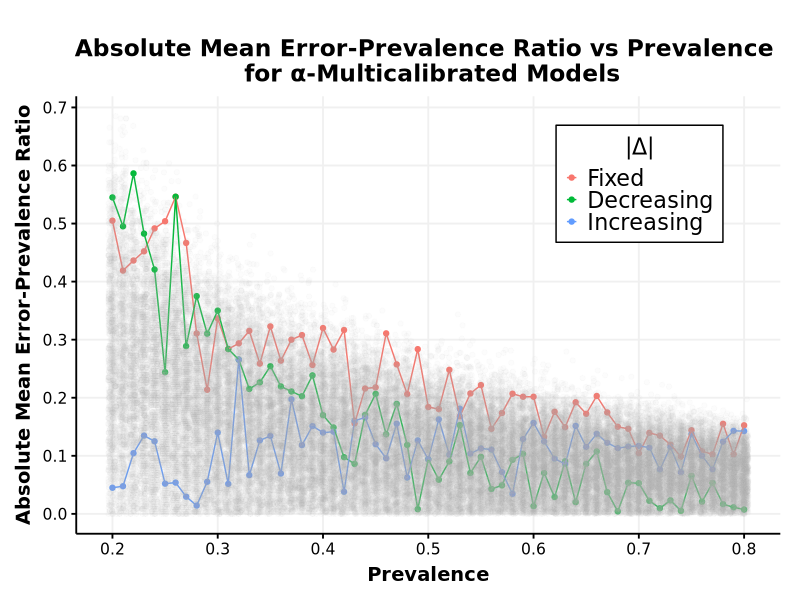
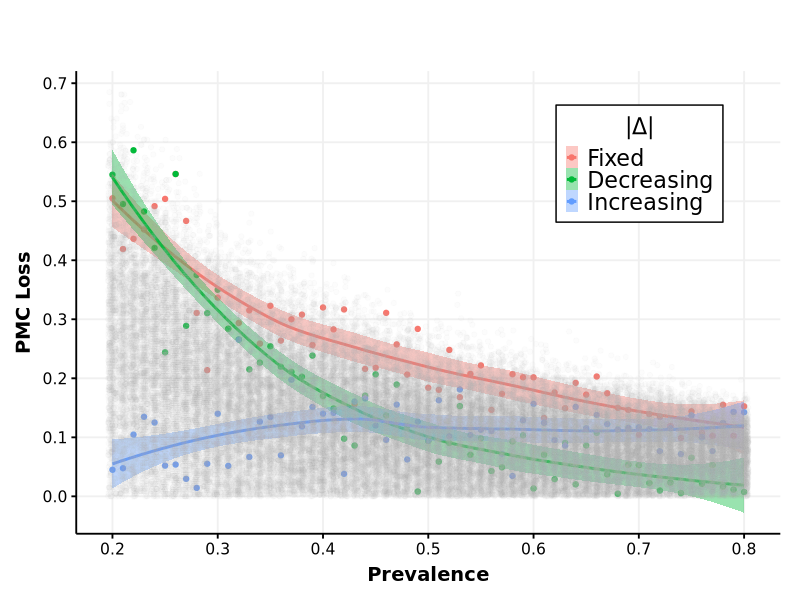

These charts were generated, in order, by the following R code:
#simulation goal, show proportional multicalibration of multicalibrated odds
set.seed(12393)
library(ggplot2)
library(tidyverse)
amc<-0.1 #alpha multicalibratoin
P_g<-seq(0.2,0.8,0.01) #
n_g<-length(P_g)
nsim=1000 #number of simulations
N=1000 #number of observations per group
R<-data.frame(matrix(data=rep(NA,n_g*nsim),nrow=n_g,ncol=nsim))#matrix for storing the the model predicted probability for each group for each sim
AME<-R #matrix for storing the absolute mean error per group for each simulation
P<-R
#below are vectors for plotting 
AME_long<-c()
R_long<-c()
P_long<-c()
for( i in 1:nsim){
  delta_sim<-rep(NA,n_g)#difference between prevalence and model prediction per group
  index<-sample(1:n_g,size=1,replace=T) #randomly sampling which group fixes the alpha-multicalibration constrain
  delta_sim[index]<-sample(c(-1,1),size=1,replace=T)*amc 
  delta_sim[which(is.na(delta_sim))]<-sample(c(-1,1),size=n_g-1,replace=T)*runif(n=n_g-1,min=0.01,max =amc) #randomly sampling the delta for the remaining groups from uniform distribution 
  r_g_sim<-P_g-delta_sim #calculating the model prediction per group
  R[,i]<-r_g_sim #storing the model prediciton per group
  R_long<-c(R_long,r_g_sim) 
  P[,i]<-P_g
  P_long<-c(P_long,P_g)
  for(j in 1:length(r_g_sim)){ #iterating through each group
    Y<-rbinom(n=N,size=1,prob=P_g[j]) #drawing the true outcomes for group j
    Y_star<-rbinom(n=N,size=1,prob=r_g_sim[j]) #drawing the predicted outcomes for group j
    AME[j,i]<-abs(mean(Y_star-Y)) #calculating absolute mean standard error for group j and storing
    AME_long<-c(AME_long,abs(mean(Y_star-Y)))
  }
}
PMC_long<-AME_long/P_long

#specific scenarios
#scenario1=abs(delta) is the same for all, 0.1, randomly positive or negative
#scenario2, abs(delta) is descending 0.1 to 0.01 while prevalence is ascending, randomly positive or negative 
#scenario3, abs(delta) is ascending (0.1 to 0.01) while prevalance is ascending
delta1=sample(c(-1,1),size=length(P_g),replace=T)*0.1
delta2<-sample(c(-1,1),size=length(P_g),replace=T)*seq(0.1,0.01,length.out=length(P_g))
delta3<-sample(c(-1,1),size=length(P_g),replace=T)*seq(0.01,0.1,length.out=length(P_g))

R_g1=P_g-delta1
R_g2=P_g-delta2
R_g3=P_g-delta3
parameters<-data.frame(P_g,R_g1,delta1,R_g2,delta2,R_g3,delta3)
alpha_calibration1<-max(abs(parameters$delta1));alpha_calibration1
alpha_calibration2<-max(abs(parameters$delta2));alpha_calibration2
alpha_calibration3<-max(abs(parameters$delta3));alpha_calibration3

truth<-data.frame(matrix(NA,N,length(P_g)))
predicted1<-truth
predicted2<-truth
predicted3<-truth
for(i in 1:ncol(truth)){
  truth[,i]<-rbinom(n=N,size=1,prob=parameters$P_g[i])
  predicted1[,i]<-rbinom(n=N,size=1,prob=parameters$R_g1[i])
  predicted2[,i]<-rbinom(n=N,size=1,prob=parameters$R_g2[i])
  predicted3[,i]<-rbinom(n=N,size=1,prob=parameters$R_g3[i])
}

results<-parameters
results$scenario1<-abs(apply(predicted1-truth,2,mean))
results$scenario2<-abs(apply(predicted2-truth,2,mean))
results$scenario3<-abs(apply(predicted3-truth,2,mean))


theme_Publication <- function(base_size=14, base_family="helvetica") {
  library(grid)
  library(ggthemes)
  (theme_foundation(base_size=base_size, base_family=base_family)
    + theme(plot.title = element_text(face = "bold",
                                      size = rel(1.2), hjust = 0.5),
            text = element_text(),
            panel.background = element_rect(colour = NA),
            plot.background = element_rect(colour = NA),
            panel.border = element_rect(colour = NA),
            axis.title = element_text(face = "bold",size = rel(1)),
            axis.title.y = element_text(angle=90,vjust =2),
            axis.title.x = element_text(vjust = -0.2),
            axis.text = element_text(), 
            axis.line = element_line(colour="black"),
            axis.ticks = element_line(),
            panel.grid.major = element_line(colour="#f0f0f0"),
            panel.grid.minor = element_blank(),
            legend.key = element_rect(colour = NA),
            legend.position = "right",
            legend.direction = "vertical",
            legend.key.size= unit(0.3, "cm"),
            legend.spacing = unit(0, "cm"),
            legend.title = element_text(),
            plot.margin=unit(c(10,5,5,5),"mm"),
            strip.background=element_rect(colour="#f0f0f0",fill="#f0f0f0"),
            strip.text = element_text(face="bold")
    ))
  
}

#creating new data frame for plotting
res<-data.frame(matrix(NA,0,4))
colnames(res)<-c("P","AME","PMC","|delta|")
temp<-data.frame(results$P_g,results$scenario1,results$scenario1/results$P_g)
temp$`|delta`<-"Fixed"
colnames(temp)<-colnames(res)
res<-rbind(res,temp)
temp<-data.frame(results$P_g,results$scenario2,results$scenario2/results$P_g)
temp$`|delta|`<-"Decreasing"
colnames(temp)<-colnames(res)
res<-rbind(res,temp)
temp<-data.frame(results$P_g,results$scenario3,results$scenario3/results$P_g)
temp$`|delta|`<-"Increasing"
colnames(temp)<-colnames(res)
res<-rbind(res,temp)
res$`|delta|`<-factor(res$`|delta|`,levels=c("Fixed","Decreasing","Increasing"),ordered=T)

p1=ggplot()+geom_point(data=res,aes(x=P,y=PMC,color=`|delta|`))+geom_line(data=res,aes(x=P,y=PMC,color=`|delta|`))+
  geom_jitter(aes(x=P_long,y=PMC_long),color="gray",alpha=0.035)+
  xlab("Prevalence")+
  ylab("Absolute Mean Error-Prevalence Ratio")+labs(title="Absolute Mean Error-Prevalence Ratio vs Prevalence \n for \u03B1-Multicalibrated Models")+theme_Publication()+
  theme(text=element_text(family="DejaVuSans"))+
  theme(legend.position = c(0.8,0.8),legend.text=element_text(size=16),legend.title=element_text(size=16),legend.title.align = 0.5,legend.background=element_rect(linetype = 1, size = 0.5, colour = 1))+
  scale_color_discrete("|\u0394|")+
  scale_x_continuous(breaks=seq(0.2,0.8,0.1))+
  scale_y_continuous(breaks=seq(0.0,0.8,0.1))

cairo_pdf("/home/anon/Desktop/project1/sim_plot1.pdf",width=12,height=8)
p1
dev.off()
p2=ggplot()+geom_point(data=res,aes(x=P,y=PMC,color=`|delta|`))+geom_smooth(data=res,aes(x=P,y=PMC,color=`|delta|`,fill=`|delta|`))+
  geom_jitter(aes(x=P_long,y=PMC_long),color="gray",alpha=0.035)+
  xlab("Prevalence")+
  ylab("PMC Loss")+labs(title="")+theme_Publication()+
  theme(text=element_text(family="DejaVuSans"))+
  theme(legend.position = c(0.8,0.8),legend.text=element_text(size=16),legend.title=element_text(size=16),legend.title.align = 0.5,legend.background=element_rect(linetype = 1, size = 0.5, colour = 1))+
  scale_color_discrete("|\u0394|")+
  scale_fill_discrete("|\u0394|")+
  scale_x_continuous(breaks=seq(0.2,0.8,0.1))+
  scale_y_continuous(breaks=seq(0.0,0.8,0.1))
  cairo_pdf("/home/anon/Desktop/project1/sim_plot2.pdf",width=12,height=8)
  p2
  dev.off()
